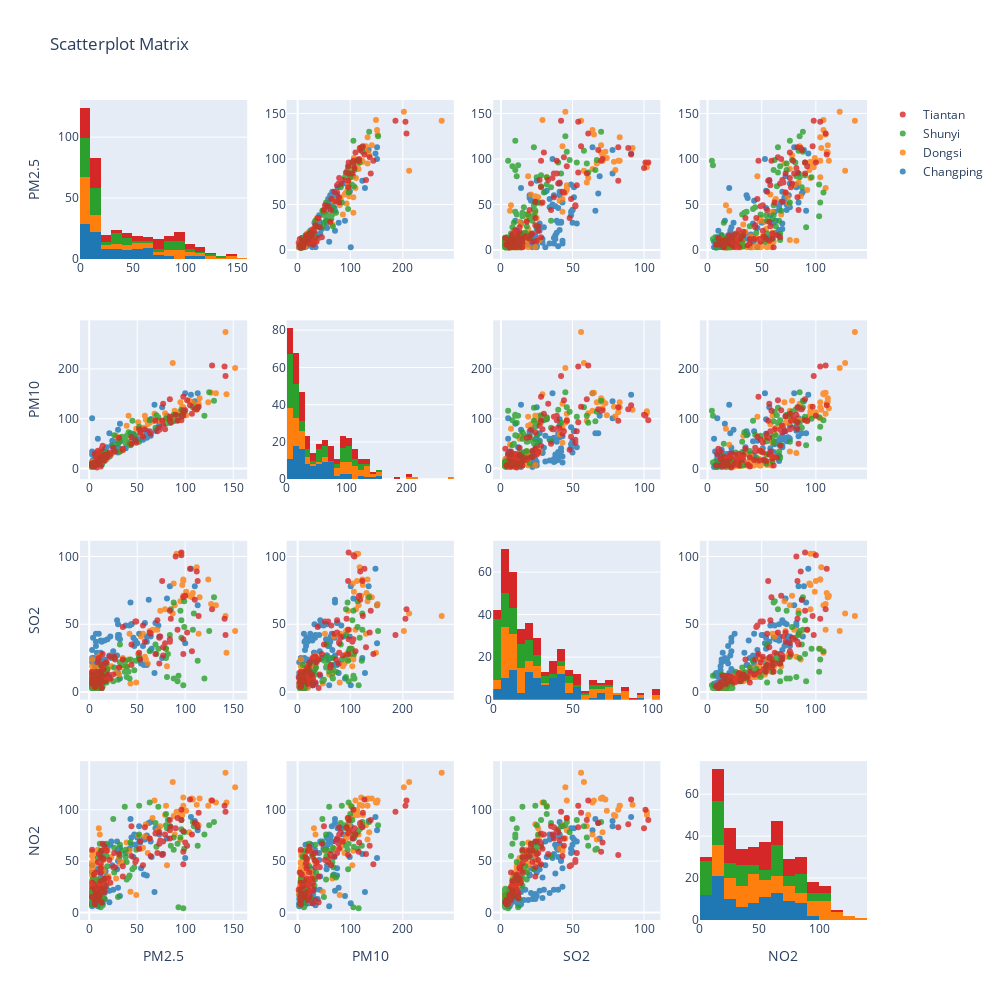

The notebook cell this image was saved under:
### Markdown cell above
### Exercise 1.2 - Pairplot (10 points)
Generate a pairplot(a.k.a. scatter plot matrix) of the given dataset. <br >
After generating the plot, answer the following question: <br >
**If we are using ``horsepower`` to predict ``mpg``, which method could lead to the best performance? (Linear Regression, Polynomial Regression, or Logistic Regression) Explain why.**

Note that there is no requirement on the diagonals. You can leave empty or use other representations based on your preference. However, having ``origin``-based grouped data distributions on the diagonals effectively helps you answer some questions in the later exercises.   

Requirements
 - The points should be colored based on the column ``origin``.

### Code cell
fig = ff.create_scatterplotmatrix(df, diag='histogram', index='loc', opacity=.8)
fig.show()
